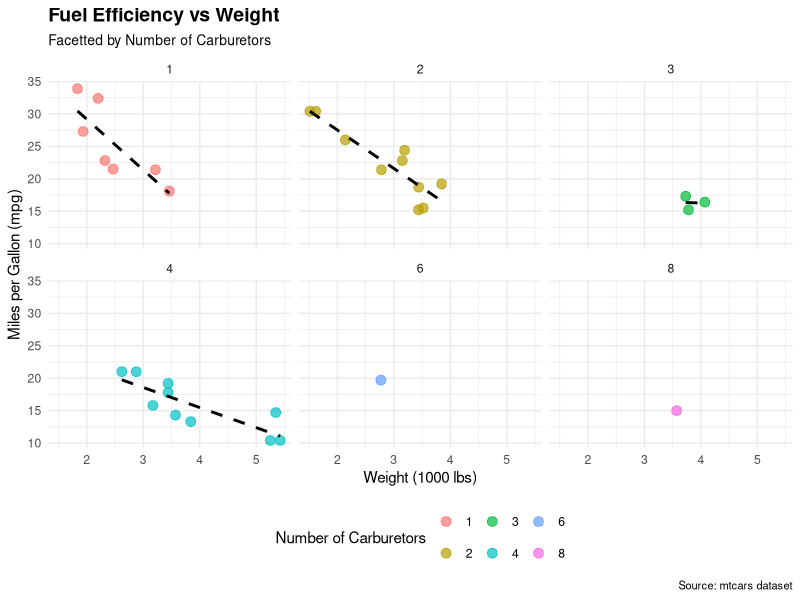

Recreate this plot in R.
# Installer les packages nécessaires (si non déjà installés)
if (!require(ggplot2)) {
  install.packages("ggplot2")
}
if (!require(dplyr)) {
  install.packages("dplyr")
}
if (!require(ggthemes)) {
  install.packages("ggthemes")
}

# Charger les packages
library(ggplot2)
library(dplyr)
library(ggthemes)

# Utiliser le dataset intégré mtcars
data("mtcars")

# Ajouter une colonne 'carb_factor' pour facetter par le nombre de carburateurs
mtcars <- mtcars %>%
  mutate(carb_factor = factor(carb))

# Créer le graphique
p <- ggplot(mtcars, aes(x = wt, y = mpg, color = carb_factor)) +
  geom_point(size = 3, alpha = 0.7) +
  geom_smooth(method = "lm", se = FALSE, linetype = "dashed", color = "black") +
  facet_wrap(~carb_factor) +
  theme_minimal() +
  theme(
    plot.title = element_text(size = 14, face = "bold"),
    plot.subtitle = element_text(size = 10),
    plot.caption = element_text(size = 8),
    legend.position = "bottom"
  ) +
  labs(
    title = "Fuel Efficiency vs Weight",
    subtitle = "Facetted by Number of Carburetors",
    x = "Weight (1000 lbs)",
    y = "Miles per Gallon (mpg)",
    color = "Number of Carburetors",
    caption = "Source: mtcars dataset"
  )

# Afficher le graphique
print(p)

